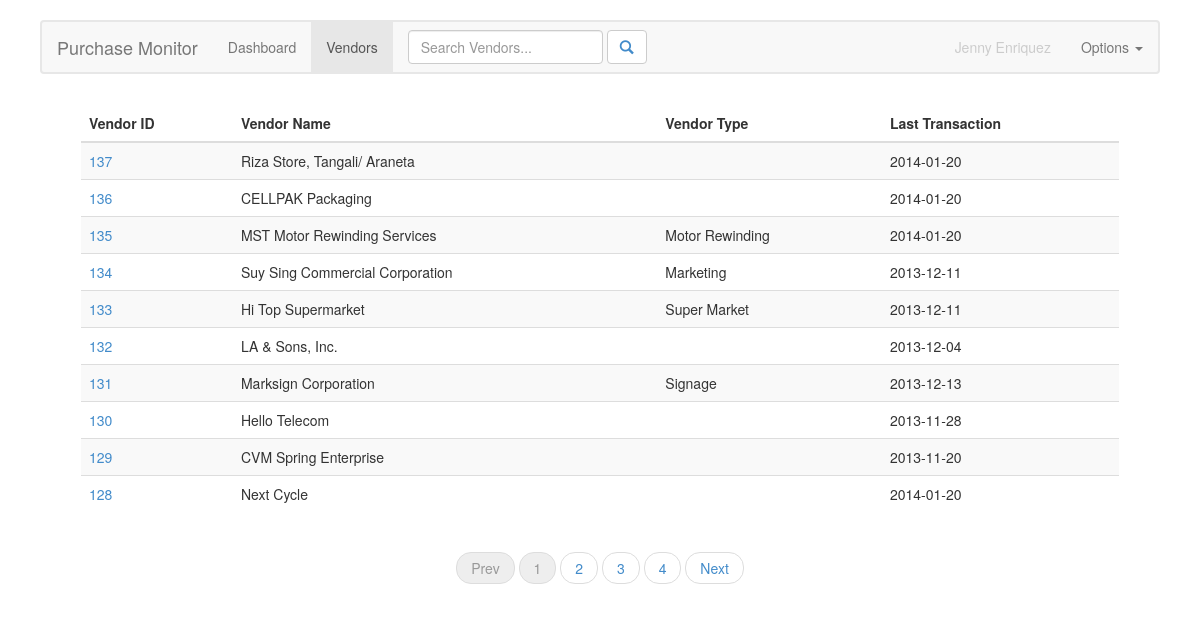
The app's page /admin/vendors.php (signed in) with its own data.
### tables this page shows
CREATE TABLE IF NOT EXISTS `vdrm` (
  `vid` int(9) NOT NULL AUTO_INCREMENT,
  `vname` varchar(50) NOT NULL,
  `vaddress` varchar(100) NOT NULL,
  `vperson` varchar(50) NOT NULL,
  `vcontact` varchar(50) NOT NULL,
  `vtin` varchar(20) NOT NULL,
  `vmode` varchar(50) NOT NULL,
  `last_tran` date NOT NULL,
  `buss_type` varchar(100) NOT NULL,
  `notes` varchar(200) NOT NULL,
  PRIMARY KEY (`vid`)
);

### scripts/vendor_dashboard.php (called while the page is built, shortened)
<?php
	$perpage = 10;
	if (isset($_GET['vorder'])) {
		$orderby = $_GET['vorder'];
		switch ($orderby) {
			case "date":
				$sortkey = "vdrm.po_date" ;
				break;
			case "vid":
				$sortkey = "vdrm.vid" ;
				break;
			case "type":
				$sortkey = "vdrm.buss_type";
				break;
			case "last_tran":
				$sortkey = "vdrm.last_tran";
				break;
		}
		$_SESSION['VEN_ORDERKEY'] = $sortkey;
	} else
	if (isset($_SESSION['VEN_ORDERKEY'])) {
		$sortkey = $_SESSION['VEN_ORDERKEY'];
	} else 	{
		$sortkey = "vdrm.vid";
	}
	if (isset($_GET['vsort'])) {
		$sort_order =  $_GET['vsort'];
		switch ($sort_order) {
			case "":
				$sortby = "desc" ;
				break;
			case "desc":
				$sortby = "asc" ;
				break;
			case "asc":
				$sortby = "desc" ;
				break;
			default:
		}
		$_SESSION['VEN_SORT_ORDER'] = $sortby;
	} else
	if (isset($_SESSION['VEN_SORT_ORDER'])) {
		$sortby = $_SESSION['VEN_SORT_ORDER'] ;
	} else {
		$sortby = "desc";
	}
	if (isset($_GET['venpage'])) {
		$pagenum   = $_GET['venpage'];
		$queryfrom = ($pagenum - 1);
		if ($pagenum == "prev") {
			$pagenum = $_SESSION['VNDR_CURPAGE'] - 1;
		} else
		if ($pagenum == "next") {
			$pagenum = $_SESSION['VNDR_CURPAGE'] + 1;
		}
	} else {
		$pagenum = 1;
	}
	$queryfrom = ($pagenum - 1) * $perpage;
	$qry="SELECT  vdrm.vid, vdrm.vname, vdrm.buss_type,  vdrm.last_tran from vdrm
		  order by  $sortkey $sortby limit $queryfrom, 10";
	$result=mysql_query($qry);
?>

### admin/vendors.php (the view, shortened to what this page needs)
<?php
require('../scripts/vendor_dashboard.php');
?>
<!DOCTYPE html>
<html>
  <head>
	<link href="../styles/css/mod.bootstrap.css" rel="stylesheet">
  </head>
  <body>
  <nav class="navbar navbar-default" role="navigation">
  <div class="navbar-header">
	<span class="navbar-brand">Purchase Monitor</span>
  </div>
  <div class="collapse navbar-collapse" id="bs-example-navbar-collapse-1">
    <ul class="nav navbar-nav">
      <li><a href="index.php">Dashboard</a></li>
      <li class="active"><a href="#">Vendors</a></li>
    </ul>
    <div class="navbar-form navbar-left" >
		<div class=" form-group  ">
        <input type="text" class="form-control" id="SearchVendor" placeholder="Search Vendors...">
	  </div>
		<button type="button" class="btn btn-default"><a id="vendorpage" href=""><span class="glyphicon glyphicon-search"></span></a></button>
    </div>
    <ul class="nav navbar-nav navbar-right">
      <li class="disabled"><a href="#" ><?php print $_SESSION['MEMBER_FNAME']." ".$_SESSION['MEMBER_LNAME'] ?></a></li>
      <li class="dropdown">
        <a href="#" class="dropdown-toggle" data-toggle="dropdown">Options <b class="caret"></b></a>
      </li>
    </ul>
  </div>
</nav>
<div class="content_holder">
<table class="table table-striped table-hover">
        <thead>
          <tr>
            <th><a href="?vorder=vid&vsort=<?php if (isset($_SESSION['VEN_SORT_ORDER'])) echo $_SESSION['VEN_SORT_ORDER'] ?>"  style="display:block; text-decoration: none; color: #333333">Vendor ID</th>
            <th>Vendor Name</th>
            <th><a href="?vorder=type&vsort=<?php if (isset($_SESSION['VEN_SORT_ORDER'])) echo $_SESSION['VEN_SORT_ORDER'] ?>" style="display:block; text-decoration: none; color: #333333">Vendor Type</th>
            <th><a href="?vorder=last_tran&vsort=<?php if (isset($_SESSION['VEN_SORT_ORDER'])) echo $_SESSION['VEN_SORT_ORDER'] ?>" style="display:block; text-decoration: none; color: #333333">Last Transaction</th>
          </tr>
        </thead>
        <tbody>
		<?php
		while ($vdritem = mysql_fetch_assoc($result)){
		echo "<tr>";
		echo	"<td><a href=\"vendordtls.php?vid=".$vdritem['vid']."\" style=\"display:block; text-decoration: none;\">". sprintf("%03d",$vdritem['vid']) ."</a></td>";
		echo "	<td><a href=\"vendordtls.php?vid=".$vdritem['vid']."\" style=\"display:block; text-decoration: none; color:#333333;\">". $vdritem['vname']  ."</td>";
		echo "	<td><a href=\"vendordtls.php?vid=".$vdritem['vid']."\" style=\"display:block; text-decoration: none; color:#333333;\">". $vdritem['buss_type'] ."</td>";
		echo "	<td><a href=\"vendordtls.php?vid=".$vdritem['vid']."\" style=\"display:block; text-decoration: none; color:#333333;\">". $vdritem['last_tran'] ."</td>";
		echo "</tr>";
		}
		?>
        </tbody>
      </table>
	<?php
	if ($_SESSION['VNDR_ROWS'] !== 0) {
		$max_page = $_SESSION['VNDR_ROWS'];
		$current_page = $_SESSION['VNDR_CURPAGE'];
		$max_paging = 4;
		$start_paging = 1;
		$end_paging = $max_paging;
		echo "<ul class=\"pager\">\n";
		if ($current_page == 1) {
			echo "\t<li class =\"active disabled\"><a href=\"vendors.php?venpage=prev\">Prev</a></li>\n";
		} else {
			echo "\t<li><a href=\"vendors.php?venpage=prev\">Prev</a></li>\n";
		}
		for ($i = $start_paging; $i <= $end_paging; $i++) {
		    if ($current_page == $i) {
				echo "\t<li class =\"active disabled\"><a href=\"vendors.php?venpage=$i\">".$i."</a></li>\n";
			} else {
				echo "\t<li><a href=\"vendors.php?venpage=$i\">".$i."</a></li>\n";
			}
		}
		if ($current_page == $max_page) {
			echo "\t<li class =\"active disabled\"><a href=\"vendors.php?venpage=next\">Next</a></li>\n";
		} else {
			echo "\t<li><a href=\"vendors.php?venpage=next\">Next</a></li>\n";
		}
		echo "</ul>\n";
	}
	?>
</div>
  </body>
</html>

### records on screen
vdrm: vid "137", vname "Riza Store, Tangali/ Araneta", last_tran "2014-01-20"
vdrm: vid "136", vname "CELLPAK Packaging", last_tran "2014-01-20"
vdrm: vid "135", vname "MST Motor Rewinding Services", buss_type "Motor Rewinding", last_tran "2014-01-20"
vdrm: vid "134", vname "Suy Sing Commercial Corporation", buss_type "Marketing", last_tran "2013-12-11"
vdrm: vid "133", vname "Hi Top Supermarket", buss_type "Super Market", last_tran "2013-12-11"
vdrm: vid "132", vname "LA & Sons, Inc.", last_tran "2013-12-04"
vdrm: vid "131", vname "Marksign Corporation", buss_type "Signage", last_tran "2013-12-13"
vdrm: vid "130", vname "Hello Telecom", last_tran "2013-11-28"
vdrm: vid "129", vname "CVM Spring Enterprise", last_tran "2013-11-20"
vdrm: vid "128", vname "Next Cycle", last_tran "2014-01-20"

### other values on screen
$_SESSION['MEMBER_FNAME'] "Jenny"
$_SESSION['MEMBER_LNAME'] "Enriquez"
